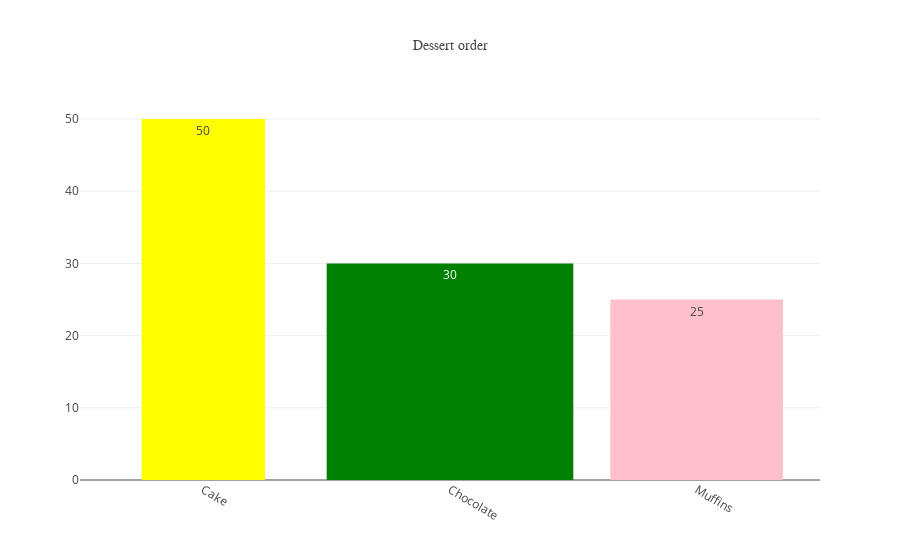

The cell this chart's notebook holds for it:
### Code cell
fig = dict(data=data,
       layout = layout)

offline.iplot(fig)

### Figure 1 — Plotly figure (JSON) as saved in the notebook; plotly's stock layout.template omitted (floating-point values rounded to 4 significant figures)
{"data": [{"marker": {"color": ["yellow", "green", "pink"]}, "text": [50, 30, 25], "textposition": "inside", "type": "bar", "width": [0.5, 1, 0.7], "x": ["Cake", "Chocolate", "Muffins"], "y": [50, 30, 25]}], "layout": {"title": "Dessert order", "titlefont": {"family": "Arial", "size": 14}, "xaxis": {"tickangle": 30}}}
